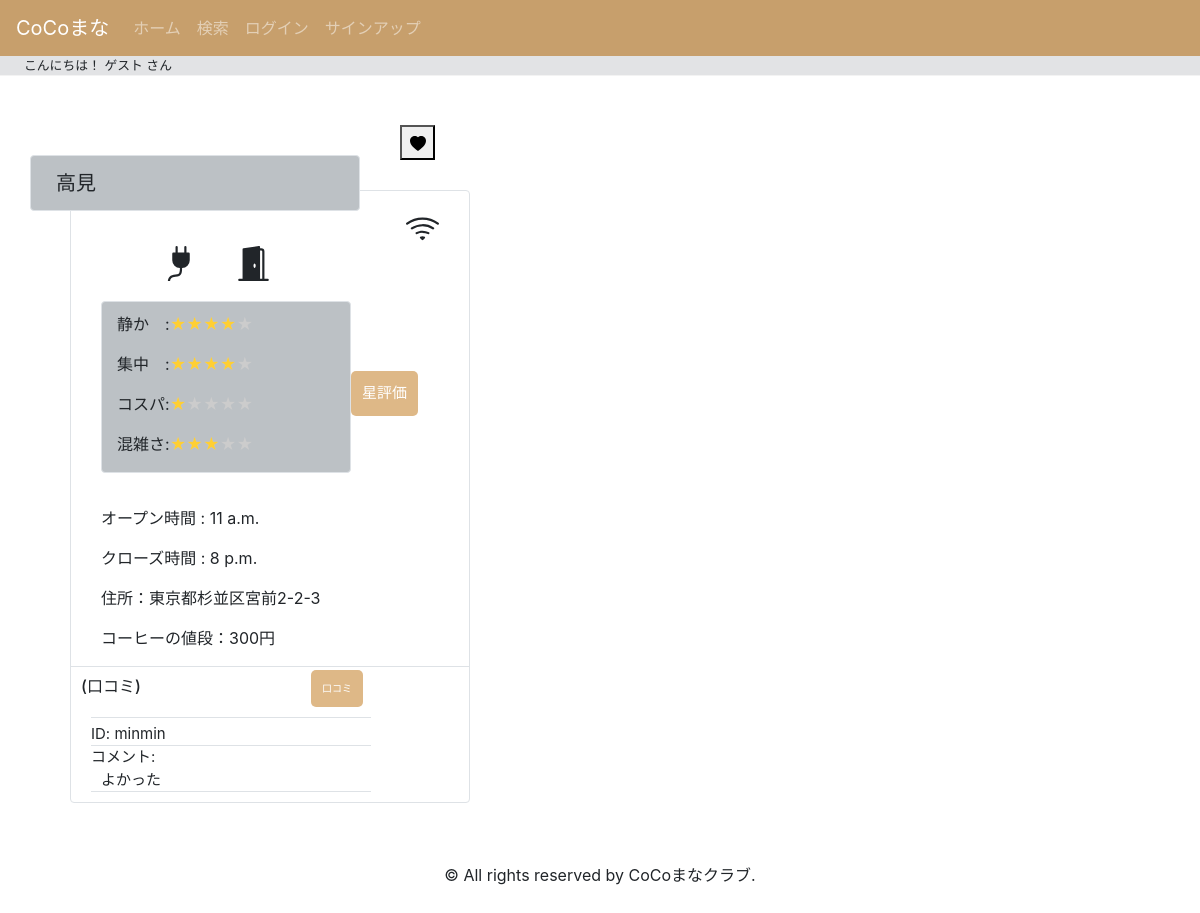
The app's page /space/space/2/ with its own data.
### users/models.py (models this page shows)
class Places(models.Model): #ok
    place_id = models.IntegerField(primary_key=True)
    place_name = models.TextField(max_length=50)
    open_time = models.TimeField(null=True, blank=True)
    close_time = models.TimeField(null=True, blank=True)
    prefecture = models.TextField(max_length=5) #都道府県
    municipal = models.TextField(max_length=50) #市区町村
    place_address = models.TextField(max_length=50) #残り
    wifi = models.BooleanField()
    charge = models.BooleanField()
    personal_space = models.BooleanField()
    place_cost = models.PositiveIntegerField(null=True, blank=True)
    place_category = models.IntegerField(validators=[MinValueValidator(1), MaxValueValidator(5)]) #1:cafe, 2:コワーキングスペース, 3:food(マックとか), 4:図書館, 5:その他

class Reviews(models.Model): #ok
    reviews_id = models.IntegerField(primary_key=True)
    review_comment = models.TextField(max_length=150) #文字数制限するか
    review_date = models.DateTimeField(default=timezone.now) #レコード登録時の日本時間が保存
    review_place_id = models.ForeignKey(Places, on_delete=models.CASCADE)
    review_user_id = models.ForeignKey(User, on_delete=models.CASCADE)

### space/views.py (the view, shortened to what this page needs)
# urls.py: path("", views.index, name="index"),
def index(request,placeid):
    space = Places.objects.get(place_id = placeid)
    reviews = Reviews.objects.filter(review_place_id = placeid).all()
    evals ={"concentrations":0, "silence":0, "cost_pafo":0, "conges":0}
    product_count = Evals.objects.filter(place_id = placeid).count()
    obj_1 = Evals.objects.filter(place_id = placeid).aggregate(concentrations = Sum('concentrations'))
    obj_2 = Evals.objects.filter(place_id = placeid).aggregate(silence = Sum('silence'))
    obj_3 = Evals.objects.filter(place_id = placeid).aggregate(cost_pafo = Sum('cost_pafo'))
    obj_4 = Evals.objects.filter(place_id = placeid).aggregate(conges = Sum('conges'))
    evals["concentrations"] = round( obj_1["concentrations"] / product_count)
    evals["silence"] = round( obj_2["silence"] / product_count)
    evals["cost_pafo"] = round( obj_3["cost_pafo"] / product_count)
    evals["conges"] = round( obj_4["conges"] / product_count)
    if request.user.is_anonymous:#loginしていない場合勝手にloginページ
        return render(request, "space/index.html",{
            'space':space,'evals':evals,'count':product_count,'reviews':reviews})

### space/templates/space/index.html (shortened to what this page needs)
{% extends "layout_addSpace.html" %}
{% load static %}
{% block content %}
<link rel="stylesheet" href="{% static 'space/styles.css' %}">
<div　class = "card">
  <div class="border rounded" style="width: 330px; margin: 30px 40px 20px 30px; background-color: rgb(188, 193, 197); float: left;">
    <h3 style="margin: 10px 20px; padding: 5px; font-size: 20px;">{{ space.place_name }}</h3>
  </div>
  <div style="margin: 49px 0px 30px 50px;">
    <form method="post" action="{% url 'space:favorite' space.pk %}">
      {% if space.place_id in favos %}
        <button type="submit" style="color: #EF93B6; width: 35px; height: 35px;" name="button" ><svg xmlns="http://www.w3.org/2000/svg" width="16" height="16" fill="currentColor" class="bi bi-heart-fill" viewBox="0 0 16 16">
          <path fill-rule="evenodd" d="M8 1.314C12.438-3.248 23.534 4.735 8 15-7.534 4.736 3.562-3.248 8 1.314z"/></svg></button>
        {% csrf_token %}
      {% else %}
      <button type="submit" style="width: 35px; height: 35px;"name="button" ><svg xmlns="http://www.w3.org/2000/svg" width="16" height="16" fill="currentColor" class="bi bi-heart-fill" viewBox="0 0 16 16">
        <path fill-rule="evenodd" d="M8 1.314C12.438-3.248 23.534 4.735 8 15-7.534 4.736 3.562-3.248 8 1.314z"/></svg></button>
      {% endif %}
    </form>
  </div>
  <div class="border rounded" style="width: 400px; margin: 10px 70px;">
    <div style="margin: 20px 0px 0px 60px;">
    </div>
    <div class="border rounded" style="width: 250px; margin: 20px 0px 0px 30px; padding: 10px 0px 0px 15px; background-color: rgb(188, 193, 197); float: left;">
        <p>静か　:<span class="star5_rating" data-rate="{{ evals.concentrations }}"></span></p>
        <p>集中　:<span class="star5_rating" data-rate="{{ evals.silence }}"></span></p>
        <p>コスパ:<span class="star5_rating" data-rate="{{ evals.cost_pafo }}"></span></p>
        <p>混雑さ:<span class="star5_rating" data-rate="{{ evals.conges }}"></span></p>
    </div>
    <div style="padding: 90px 0px 90px 0px;">
    <a href="{% url 'space:add_evaluation' placeid=space.place_id %}" class="btn" style="border-radius: 5px;background-color: burlywood;padding: 10px;text-decoration: none;color: white; font-size: 15px;">星評価</a>
    </div>
    <div style="margin: 0px 0px 0px 30px;">
      <p>オープン時間 : {{ space.open_time }}</p>
      <p>クローズ時間 : {{ space.close_time }}</p>
      <p>住所：{{ space.prefecture }}{{ space.municipal }}{{ space.place_address }}</p>
      <p>コーヒーの値段：{{ space.place_cost }}円</p>
    </div>
    <div class="border-top" >
      <h6 style="margin: 10px 0px 0px 10px; float: left;">(口コミ)</h6>
      <div style="margin: 3px 0px 0px 240px;">
      <a href="{% url 'space:add_review' placeid=space.place_id %}" class="btn" style= "border-radius: 5px;background-color: burlywood;padding: 10px;text-decoration: none;color: white; font-size: 10px;">口コミ</a>
      </div>
      <div style="font-size: 15px;">
        {% for review in reviews %}
        <div class="border-top border-bottom" style="width: 280px; margin: 10px 0px 10px 20px; padding: 5px 0px 0px 0px;">
          <p style="margin: 0px 0px 0px 0px;">ID: {{ review.review_user_id }}</p>
          <p class="border-top" style="margin: 0px 0px 0px 0px;">コメント:</p>
          <p style="margin: 0px 0px 0px 10px;">{{ review.review_comment }}</p>
        </div>
        {% endfor %}
      </div>
    </div>
  </div>
</div>
{% endblock %}

### space/static/space/styles.css (style rules this page uses)
.star5_rating { position: relative; z-index: 0; display: inline-block; white-space: nowrap; color: #CCCCCC; }
.star5_rating:before, .star5_rating:after { content: '★★★★★'; }
.star5_rating:after { position: absolute; z-index: 1; top: 0; left: 0; overflow: hidden; white-space: nowrap; color: #ffcf32; }
.star5_rating[data-rate="4"]:after { width: 80%; }
.star5_rating[data-rate="3"]:after { width: 60%; }
.star5_rating[data-rate="1"]:after { width: 20%; }

### records on screen
Places: place_name "高見", open_time "11 a.m.", close_time "8 p.m.", prefecture "東京都", municipal "杉並区宮前", place_address "2-2-3", place_cost "300"
Reviews: review_user_id "minmin", review_comment "よかった"
